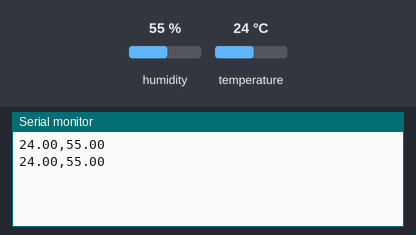
Bench run of a sketch on a simulated Arduino Uno, built with avr-gcc and run on an emulated ATmega328P. On the bench: the last lines printed to the serial monitor. The inputs (shaded band) are chosen by the test bench; at power-on: humidity 55 %, temperature 24 °C.

Above: at 10.8 s.
10.9 s: humidity set to 22 %
At 20.7 s:
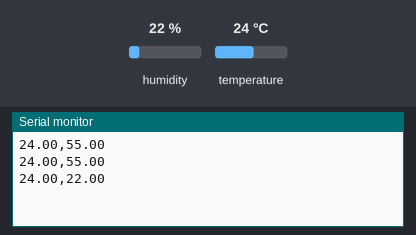
20.9 s: temperature set to 12 °C
At 30.7 s:
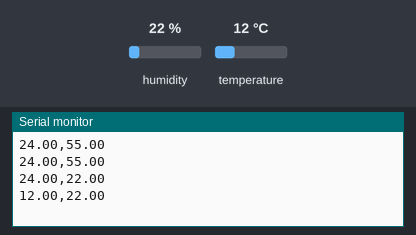
30.9 s: humidity set to 40 %
At 41.3 s:
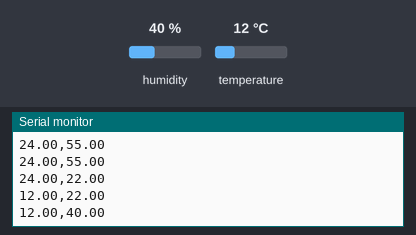
Timing chart, 0 to 42.8 s (numbered marks = the images above; inputs shaded):
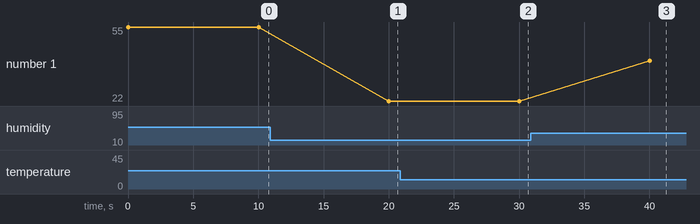

The sketch:

sketch_aug25a.ino
```cpp
#include <DHT.h>

#define DHTPIN 2
#define DHTTYPE DHT22
DHT dht(DHTPIN, DHTTYPE);

float temp, hum;

void setup() {
  Serial.begin(9600);

  dht.begin();
}

void loop() {
  temp = dht.readTemperature();
  hum = dht.readHumidity();

  Serial.println(String(temp) + "," + String(hum));

  delay(10*1000);
}
```

Measured:
- after the input at 10.9 s, the serial monitor: prints a new line after 9.1 s (image 1)
- after the input at 20.9 s, the serial monitor: prints a new line after 9.1 s (image 2)
- after the input at 30.9 s, the serial monitor: prints a new line after 9.1 s (image 3)
- plotted number 1: 55 → 22 after the input at 10.9 s, 22 → 40 after the input at 30.9 s
